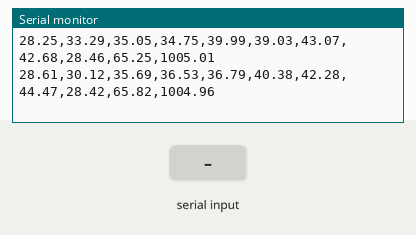
Bench run of a sketch on a simulated Arduino Uno, built with avr-gcc and run on an emulated ATmega328P. On the bench: the last lines printed to the serial monitor. The test bench sets the inputs (shaded band). Random numbers use the default seed unless the sketch sets one.

Above: at 1.2 s.
1.3 s: "1" received over Serial
At 1.9 s:
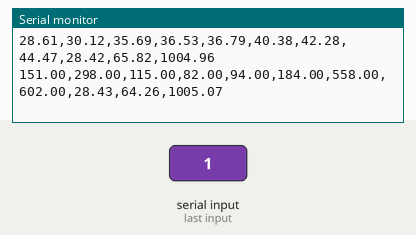
2.8 s: "0" received over Serial
At 3.5 s:
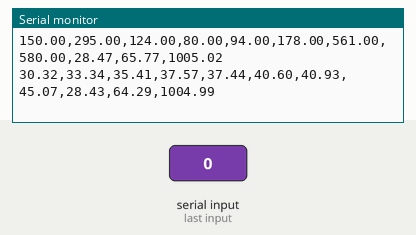
Timing chart, 0 to 5.8 s (numbered marks = the images above; inputs shaded):
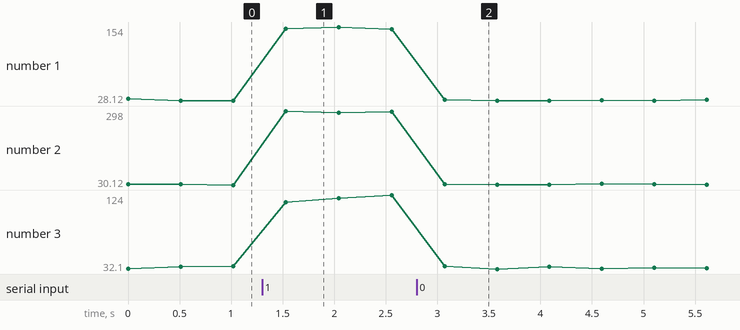

Measured:
- after the input at 1.3 s, the serial monitor: prints a new line after 0.23 s (image 1)
- after the input at 2.8 s, the serial monitor: prints a new line after 0.27 s (image 2)
- plotted number 1: 28.61 → 150 after the input at 1.3 s, 150 → 30.29 after the input at 2.8 s
- plotted number 2: 30.12 → 295 after the input at 1.3 s, 295 → 32.2 after the input at 2.8 s
- plotted number 3: 35.69 → 124 after the input at 1.3 s, 124 → 35.01 after the input at 2.8 s

The sketch:

realistic_sim.ino
```cpp
// ==================================================
// E-NOSE REALISTIC SENSOR SIMULATOR (SVM READY)
// ==================================================
// Meniru karakteristik sensor MOS (MQ Series) & QCM
// Output: 11 Kolom Data CSV
// Kontrol via Serial Monitor: ketik '0' (Bersih) atau '1' (Babi)

int currentMode = 0; // 0 = Udara Bersih, 1 = Daging Babi

void setup() {
  Serial.begin(9600);
  randomSeed(analogRead(0));
}

void loop() {
  // Cek Input Serial untuk ganti mode
  if (Serial.available() > 0) {
    char cmd = Serial.read();
    if (cmd == '0') currentMode = 0;
    if (cmd == '1') currentMode = 1;
  }

  String dataLine = "";

  // --- SENSOR 1-8 (MQ Series & QCM) ---
  // MQ2, MQ3, MQ4, MQ6, MQ7, MQ8, MQ135, QCM

  if (currentMode == 0) {
    // KASUS: UDARA BERSIH (Baseline)
    // Nilai rendah (10-50) + Noise kecil
    for (int i = 0; i < 8; i++) {
      float baseValue = 30.0 + (i * 2); // Sedikit variasi tiap sensor
      float noise = random(-200, 200) / 100.0; // Noise +/- 2.00
      dataLine += String(baseValue + noise);
      dataLine += ",";
    }
  }
  else {
    // KASUS: TERDETEKSI DAGING (Respon Tinggi)
    // Karakteristik: MQ135 (Amonia/Sulfid) & MQ3 (Alkohol) biasanya naik drastis di daging

    // MQ2 (Asap/LPG) - Naik dikit
    dataLine += String(150.0 + random(-5, 5)) + ",";

    // MQ3 (Alkohol) - Naik Sedang
    dataLine += String(300.0 + random(-10, 10)) + ",";

    // MQ4 (Methane) - Naik dikit
    dataLine += String(120.0 + random(-5, 5)) + ",";

    // MQ6 (LPG) - Rendah
    dataLine += String(80.0 + random(-5, 5)) + ",";

    // MQ7 (CO) - Rendah
    dataLine += String(90.0 + random(-5, 5)) + ",";

    // MQ8 (Hydrogen) - Sedang
    dataLine += String(180.0 + random(-5, 5)) + ",";

    // MQ135 (Air Quality/Bau Busuk) - NAIK DRASTIS (Indikator utama)
    dataLine += String(550.0 + random(-15, 15)) + ",";

    // QCM (Massa) - Respon Signifikan
    dataLine += String(600.0 + random(-20, 20)) + ",";
  }

  // --- SENSOR LINGKUNGAN (Temp, Hum, Pres) ---
  // Statis dengan noise sangat kecil
  dataLine += String(28.5 + (random(-10, 10)/100.0)) + ","; // Temp
  dataLine += String(65.0 + (random(-100, 100)/100.0)) + ","; // Hum
  dataLine += String(1005.0 + (random(-10, 10)/100.0)); // Pres

  Serial.println(dataLine);
  delay(500); // Kirim data 2x per detik (lebih real-time)
}
```
